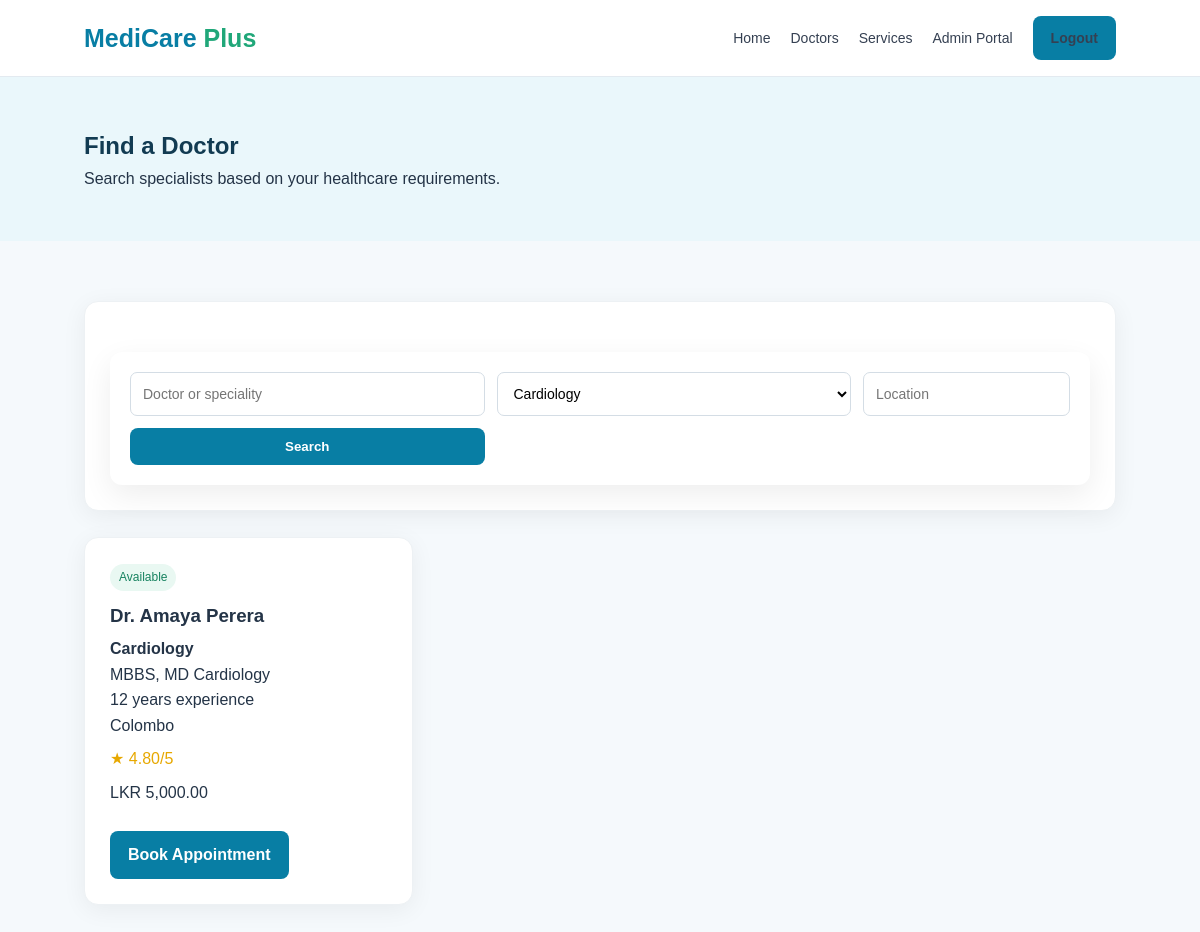
Page /doctors.php?specialization=Cardiology (signed in) on the committed database.
### tables this page shows
CREATE TABLE doctors (
    id INT AUTO_INCREMENT PRIMARY KEY,
    user_id INT NOT NULL,
    specialization VARCHAR(100) NOT NULL,
    qualification VARCHAR(255),
    experience INT DEFAULT 0,
    location VARCHAR(100),
    consultation_fee DECIMAL(10,2) DEFAULT 0,
    availability VARCHAR(255),
    rating DECIMAL(3,2) DEFAULT 0,
    bio TEXT,
    service_id INT,
    FOREIGN KEY (user_id) REFERENCES users(id) ON DELETE CASCADE,
    FOREIGN KEY (service_id) REFERENCES services(id) ON DELETE SET NULL
);

CREATE TABLE users (
    id INT AUTO_INCREMENT PRIMARY KEY,
    full_name VARCHAR(100) NOT NULL,
    email VARCHAR(150) NOT NULL UNIQUE,
    password VARCHAR(255) NOT NULL,
    role ENUM('patient','doctor','admin') NOT NULL DEFAULT 'patient',
    phone VARCHAR(30),
    created_at TIMESTAMP DEFAULT CURRENT_TIMESTAMP
);

### config.php (called while the page is built, shortened)
<?php
function e($value) {
    return htmlspecialchars($value ?? '', ENT_QUOTES, 'UTF-8');
}
?>

### doctors.php (the view, shortened to what this page needs)
<?php
require_once "config.php";
$search = trim($_GET["search"] ?? "");
$location = trim($_GET["location"] ?? "");
$specialization = trim($_GET["specialization"] ?? "");
$sql = "
SELECT
    d.*,
    u.full_name
FROM doctors d
JOIN users u ON d.user_id = u.id
WHERE 1=1
";
$params = [];
$types = "";
if ($specialization !== "") {
    $sql .= " AND d.specialization = ?";
    $params[] = $specialization;
    $types .= "s";
}
$sql .= " ORDER BY d.rating DESC";
$stmt = $conn->prepare($sql);
if (!empty($params)) {
    $stmt->bind_param($types, ...$params);
}
$stmt->execute();
$doctors = $stmt->get_result();
$specializations = $conn->query(
    "SELECT DISTINCT specialization FROM doctors ORDER BY specialization"
);
?>
<!DOCTYPE html>
<html>
<head>
<link rel="stylesheet" href="style.css">
</head>
<body>
<?php include "header.php"; ?>
<section class="page-header">
<div class="container">
<h1>Find a Doctor</h1>
<p>Search specialists based on your healthcare requirements.</p>
</div>
</section>
<section class="section">
<div class="container">
<div class="card">
<form method="GET" class="search-box">
<input
type="text"
name="search"
value="<?= e($search) ?>"
placeholder="Doctor or speciality">
<select name="specialization">
<?php while ($spec = $specializations->fetch_assoc()): ?>
<option
value="<?= e($spec['specialization']) ?>"
<?= $specialization === $spec['specialization'] ? 'selected' : '' ?>
>
<?= e($spec['specialization']) ?>
</option>
<?php endwhile; ?>
</select>
<input
type="text"
name="location"
value="<?= e($location) ?>"
placeholder="Location">
<button class="btn" type="submit">
Search
</button>
</form>
</div>
<br>
<div class="grid">
<?php if ($doctors->num_rows > 0): ?>
<?php while ($doctor = $doctors->fetch_assoc()): ?>
<div class="card doctor-card">
<span class="badge">
Available
</span>
<h3><?= e($doctor["full_name"]) ?></h3>
<p>
<strong><?= e($doctor["specialization"]) ?></strong>
</p>
<p><?= e($doctor["qualification"]) ?></p>
<p><?= e($doctor["experience"]) ?> years experience</p>
<p><?= e($doctor["location"]) ?></p>
<div class="rating">
★ <?= e($doctor["rating"]) ?>/5
</div>
<p>
LKR <?= number_format($doctor["consultation_fee"],2) ?>
</p>
<br>
<a
href="book_appointment.php?doctor=<?= $doctor["id"] ?>"
class="btn"
>
Book Appointment
</a>
</div>
<?php endwhile; ?>
<?php endif; ?>
</div>
</div>
</section>
</body>
</html>

### style.css (style rules this page uses)
* { box-sizing: border-box; margin: 0; padding: 0; }
body { font-family: Arial, Helvetica, sans-serif; background: #f5f9fc; color: #243447; line-height: 1.6; }
a { text-decoration: none; color: inherit; }
.btn { display: inline-block; padding: 11px 18px; border: none; border-radius: 8px; cursor: pointer; font-weight: bold; background: #087ea4; color: white; }
.container { width: 86%; max-width: 1200px; margin: auto; }
.search-box { background: white; padding: 20px; border-radius: 12px; display: grid; grid-template-columns: 1fr 1fr auto; gap: 12px; margin-top: 25px; box-shadow: 0 10px 30px rgba(0,0,0,0.07); }
input, select, textarea { width: 100%; padding: 12px; border: 1px solid #d4dde5; border-radius: 7px; font-size: 14px; background: white; }
.section { padding: 60px 0; }
.grid { display: grid; grid-template-columns: repeat(3, 1fr); gap: 22px; }
.card { background: white; border-radius: 14px; padding: 25px; box-shadow: 0 5px 25px rgba(0,0,0,0.06); border: 1px solid #edf1f4; }
.doctor-card h3 { margin: 10px 0 5px; }
.badge { display: inline-block; background: #e9f8f2; color: #16825f; padding: 4px 9px; border-radius: 20px; font-size: 12px; }
.rating { color: #e7a800; margin: 8px 0; }
.page-header { padding: 50px 0; background: #eaf7fb; }
.page-header h1 { color: #123b52; }

### rows in the picture
doctors: user.full_name "Dr. Amaya Perera", specialization "Cardiology", qualification "MBBS, MD Cardiology", experience "12", location "Colombo", rating "4.80", consultation_fee "5,000.00"

### other values in the picture
form field specialization "Cardiology"
